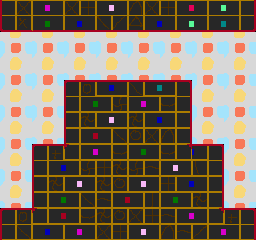

This game map was drawn from its Tiled (.tmx) file and the tilesets committed beside it. A one-line description and the full map source follow:
An orthogonal 16x15 tile map with 16x16 px tiles, 2 tile layers (back, front) and 2 objects.

<map version="1.0" orientation="orthogonal" width="16" height="15" tilewidth="16" tileheight="16">
 <tileset firstgid="1" name="tiles1" tilewidth="16" tileheight="16">
  <image source="../tiles0.gif" trans="ff00ff" width="256" height="256" />
 </tileset>
 <layer name="back" width="16" height="15">
  <data encoding="csv">
129,130,129,130,129,130,129,130,129,130,129,130,129,130,129,130,
145,146,145,146,145,146,145,146,145,146,145,146,145,146,145,146,
129,130,129,130,129,130,129,130,129,130,129,130,129,130,129,130,
145,146,145,146,145,146,145,146,145,146,145,146,145,146,145,146,
129,130,129,130,129,130,129,130,129,130,129,130,129,130,129,130,
145,146,145,146,145,146,145,146,145,146,145,146,145,146,145,146,
129,130,129,130,129,130,129,130,129,130,129,130,129,130,129,130,
145,146,145,146,145,146,145,146,145,146,145,146,145,146,145,146,
129,130,129,130,129,130,129,130,129,130,129,130,129,130,129,130,
145,146,145,146,145,146,145,146,145,146,145,146,145,146,145,146,
129,130,129,130,129,130,129,130,129,130,129,130,129,130,129,130,
145,146,145,146,145,146,145,146,145,146,145,146,145,146,145,146,
129,130,129,130,129,130,129,130,129,130,129,130,129,130,129,130,
145,146,145,146,145,146,145,146,145,146,145,146,145,146,145,146,
129,130,129,130,129,130,129,130,129,130,129,130,129,130,129,130
</data>
 </layer>
 <layer name="front" width="16" height="15">
  <data encoding="csv">
97,115,87,88,115,116,85,86,119,115,116,81,82,69,70,104,
17,19,1,2,3,4,21,22,23,3,4,5,6,7,8,24,
0,0,0,0,0,0,0,0,0,0,0,0,0,0,0,0,
0,0,0,0,0,0,0,0,0,0,0,0,0,0,0,0,
0,0,0,0,0,0,0,0,0,0,0,0,0,0,0,0,
0,0,0,0,33,34,51,52,37,55,56,40,0,0,0,0,
0,0,0,0,97,65,66,118,87,88,102,104,0,0,0,0,
0,0,0,0,97,117,85,86,117,67,68,120,0,0,0,0,
0,0,0,0,113,83,84,99,114,115,119,120,0,0,0,0,
0,0,33,36,133,87,88,102,65,66,102,134,52,40,0,0,
0,0,97,67,68,118,116,117,118,101,85,86,103,104,0,0,
0,0,97,117,85,86,117,114,85,86,116,67,68,120,0,0,
0,0,113,65,66,99,101,83,84,100,65,66,117,104,0,0,
33,34,133,83,84,102,117,114,115,116,101,87,88,134,36,40,
113,99,67,68,87,88,115,116,85,86,119,101,98,87,88,120
</data>
 </layer>
 <objectgroup name="lines" width="16" height="15">
  <properties>
   <property name="rarity" value="0" />
   <property name="tags" value="[&quot;highjump&quot;]" />
  </properties>
  <object x="256" y="208">
   <polyline points="0,0 -32,0 -32,-64 -64,-64 -64,-128 -192,-128 -192,-64 -224,-64 -224,0 -256,0" />
  </object>
  <object x="0" y="32">
   <polyline points="0,0 256,0" />
  </object>
 </objectgroup>
 <objectgroup name="objects" width="16" height="15" />
</map>
